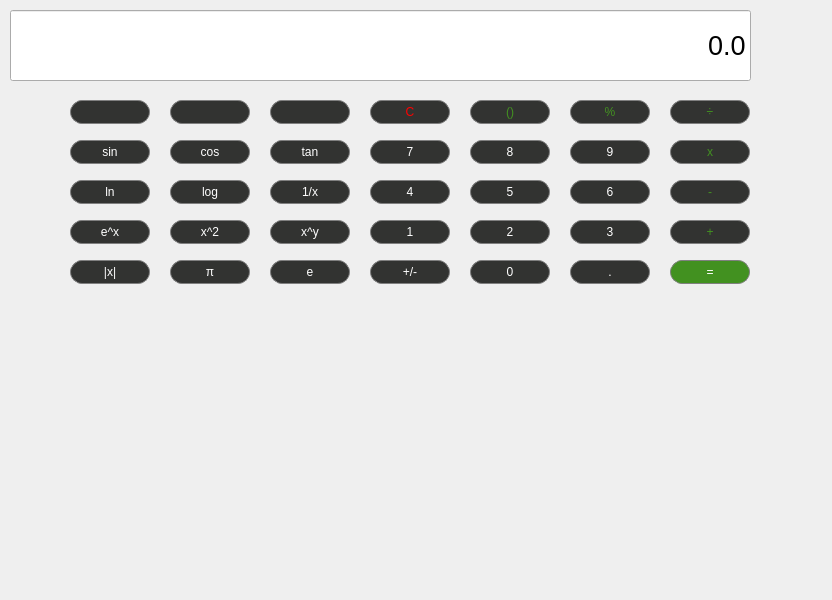
 <widget class="QMainWindow" name="Calculator">
  <property name="geometry">
   <rect>
    <x>0</x>
    <y>0</y>
    <width>832</width>
    <height>600</height>
   </rect>
  </property>
  <property name="windowTitle">
   <string>Calculator</string>
  </property>
  <widget class="QWidget" name="centralwidget">
   <widget class="QLineEdit" name="Display">
    <property name="geometry">
     <rect>
      <x>10</x>
      <y>10</y>
      <width>741</width>
      <height>71</height>
     </rect>
    </property>
    <property name="sizePolicy">
     <sizepolicy hsizetype="Preferred" vsizetype="Expanding">
      <horstretch>0</horstretch>
      <verstretch>0</verstretch>
     </sizepolicy>
    </property>
    <property name="font">
     <font>
      <pointsize>20</pointsize>
      <bold>false</bold>
     </font>
    </property>
    <property name="text">
     <string>0.0</string>
    </property>
    <property name="alignment">
     <set>Qt::AlignmentFlag::AlignRight|Qt::AlignmentFlag::AlignTrailing|Qt::AlignmentFlag::AlignVCenter</set>
    </property>
   </widget>
   <widget class="QPushButton" name="Multiply">
    <property name="geometry">
     <rect>
      <x>670</x>
      <y>140</y>
      <width>80</width>
      <height>24</height>
     </rect>
    </property>
    <property name="sizePolicy">
     <sizepolicy hsizetype="Preferred" vsizetype="Preferred">
      <horstretch>0</horstretch>
      <verstretch>0</verstretch>
     </sizepolicy>
    </property>
    <property name="styleSheet">
     <string notr="true">QPushButton {
	font: 700 11pt &quot;Segoe UI&quot;;
	background-color: #323331;
	border: 1px solid grey;
	border-radius: 12px;
	padding: 5px;
	color:#429120;
}

QPushButton:pressed {
	background-color: #7c7c7c;
	border: 1px solid grey;
	border-radius: 12px;
	padding: 5px;
	color: #429120;
}</string>
    </property>
    <property name="text">
     <string>x</string>
    </property>
   </widget>
   <widget class="QPushButton" name="ClearButton">
    <property name="geometry">
     <rect>
      <x>370</x>
      <y>100</y>
      <width>80</width>
      <height>24</height>
     </rect>
    </property>
    <property name="sizePolicy">
     <sizepolicy hsizetype="Preferred" vsizetype="Preferred">
      <horstretch>0</horstretch>
      <verstretch>0</verstretch>
     </sizepolicy>
    </property>
    <property name="styleSheet">
     <string notr="true">QPushButton {
	font: 700 10pt &quot;Segoe UI&quot;;
	background-color: #323331;
	border: 1px solid grey;
	border-radius: 12px;
	padding: 5px;
	color: red;
}

QPushButton:pressed {
	background-color: #7c7c7c;
	border: 1px solid grey;
	border-radius: 12px;
	padding: 5px;
	color: red;
}</string>
    </property>
    <property name="text">
     <string>C</string>
    </property>
   </widget>
   <widget class="QPushButton" name="Prentheseses">
    <property name="geometry">
     <rect>
      <x>470</x>
      <y>100</y>
      <width>80</width>
      <height>24</height>
     </rect>
    </property>
    <property name="sizePolicy">
     <sizepolicy hsizetype="Preferred" vsizetype="Preferred">
      <horstretch>0</horstretch>
      <verstretch>0</verstretch>
     </sizepolicy>
    </property>
    <property name="styleSheet">
     <string notr="true">QPushButton {
	font: 700 11pt &quot;Segoe UI&quot;;
	background-color: #323331;
	border: 1px solid grey;
	border-radius: 12px;
	padding: 1px;
	color:#429120;
}

QPushButton:pressed {
	background-color: #7c7c7c;
	border: 1px solid grey;
	border-radius: 12px;
	padding: 5px;
	color: #429120;
}</string>
    </property>
    <property name="text">
     <string>()</string>
    </property>
   </widget>
   <widget class="QPushButton" name="Percent">
    <property name="geometry">
     <rect>
      <x>570</x>
      <y>100</y>
      <width>80</width>
      <height>24</height>
     </rect>
    </property>
    <property name="sizePolicy">
     <sizepolicy hsizetype="Preferred" vsizetype="Preferred">
      <horstretch>0</horstretch>
      <verstretch>0</verstretch>
     </sizepolicy>
    </property>
    <property name="styleSheet">
     <string notr="true">QPushButton {
	font: 700 11pt &quot;Segoe UI&quot;;
	background-color: #323331;
	border: 1px solid grey;
	border-radius: 12px;
	padding: 2px;
	color:#429120;
}

QPushButton:pressed {
	background-color: #7c7c7c;
	border: 1px solid grey;
	border-radius: 12px;
	padding: 5px;
	color: #429120;
}</string>
    </property>
    <property name="text">
     <string>%</string>
    </property>
   </widget>
   <widget class="QPushButton" name="Divide">
    <property name="geometry">
     <rect>
      <x>670</x>
      <y>100</y>
      <width>80</width>
      <height>24</height>
     </rect>
    </property>
    <property name="sizePolicy">
     <sizepolicy hsizetype="Preferred" vsizetype="Preferred">
      <horstretch>0</horstretch>
      <verstretch>0</verstretch>
     </sizepolicy>
    </property>
    <property name="styleSheet">
     <string notr="true">QPushButton {
	font: 700 13pt &quot;Segoe UI&quot;;
	background-color: #323331;
	border: 1px solid grey;
	border-radius: 12px;
	padding: 1px;
	color:#429120;
}

QPushButton:pressed {
	background-color: #7c7c7c;
	border: 1px solid grey;
	border-radius: 12px;
	padding: 5px;
	color: #429120;
}</string>
    </property>
    <property name="text">
     <string>÷</string>
    </property>
   </widget>
   <widget class="QPushButton" name="Subtract">
    <property name="geometry">
     <rect>
      <x>670</x>
      <y>180</y>
      <width>80</width>
      <height>24</height>
     </rect>
    </property>
    <property name="sizePolicy">
     <sizepolicy hsizetype="Preferred" vsizetype="Preferred">
      <horstretch>0</horstretch>
      <verstretch>0</verstretch>
     </sizepolicy>
    </property>
    <property name="styleSheet">
     <string notr="true">QPushButton {
	font: 700 13pt &quot;Segoe UI&quot;;
	background-color: #323331;
	border: 1px solid grey;
	border-radius: 12px;
	padding: 5px;
	color:#429120;
}

QPushButton:pressed {
	background-color: #7c7c7c;
	border: 1px solid grey;
	border-radius: 12px;
	padding: 5px;
	color: #429120;
}</string>
    </property>
    <property name="text">
     <string>-</string>
    </property>
   </widget>
   <widget class="QPushButton" name="Add">
    <property name="geometry">
     <rect>
      <x>670</x>
      <y>220</y>
      <width>80</width>
      <height>24</height>
     </rect>
    </property>
    <property name="sizePolicy">
     <sizepolicy hsizetype="Preferred" vsizetype="Preferred">
      <horstretch>0</horstretch>
      <verstretch>0</verstretch>
     </sizepolicy>
    </property>
    <property name="styleSheet">
     <string notr="true">QPushButton {
	font: 700 13pt &quot;Segoe UI&quot;;
	background-color: #323331;
	border: 1px solid grey;
	border-radius: 12px;
	padding: 5px;
	color:#429120;
}

QPushButton:pressed {
	background-color: #7c7c7c;
	border: 1px solid grey;
	border-radius: 12px;
	padding: 5px;
	color: #429120;
}</string>
    </property>
    <property name="text">
     <string>+</string>
    </property>
   </widget>
   <widget class="QPushButton" name="Equals">
    <property name="geometry">
     <rect>
      <x>670</x>
      <y>260</y>
      <width>80</width>
      <height>24</height>
     </rect>
    </property>
    <property name="sizePolicy">
     <sizepolicy hsizetype="Preferred" vsizetype="Preferred">
      <horstretch>0</horstretch>
      <verstretch>0</verstretch>
     </sizepolicy>
    </property>
    <property name="styleSheet">
     <string notr="true">QPushButton {
	background-color: #429120;
	font: 700 13pt &quot;Segoe UI&quot;;
	border: 1px solid grey;
	border-radius: 12px;
	padding: 5px;
	color: white;
}

QPushButton:pressed {
	background-color: #57ba29;
	border: 1px solid grey;
	border-radius: 12px;
	padding: 5px;
	color: white;
}</string>
    </property>
    <property name="text">
     <string>=</string>
    </property>
   </widget>
   <widget class="QPushButton" name="Button8">
    <property name="geometry">
     <rect>
      <x>470</x>
      <y>140</y>
      <width>80</width>
      <height>24</height>
     </rect>
    </property>
    <property name="sizePolicy">
     <sizepolicy hsizetype="Preferred" vsizetype="Preferred">
      <horstretch>0</horstretch>
      <verstretch>0</verstretch>
     </sizepolicy>
    </property>
    <property name="styleSheet">
     <string notr="true">QPushButton {
	
	font: 700 10pt &quot;Segoe UI&quot;;
	background-color: #323331;
	border: 1px solid grey;
	border-radius: 12px;
	padding: 5px;
	color: white;
}

QPushButton:pressed {
	background-color: #7c7c7c;
	border: 1px solid grey;
	border-radius: 12px;
	padding: 5px;
	color: white;
}</string>
    </property>
    <property name="text">
     <string>8</string>
    </property>
   </widget>
   <widget class="QPushButton" name="Button9">
    <property name="geometry">
     <rect>
      <x>570</x>
      <y>140</y>
      <width>80</width>
      <height>24</height>
     </rect>
    </property>
    <property name="sizePolicy">
     <sizepolicy hsizetype="Preferred" vsizetype="Preferred">
      <horstretch>0</horstretch>
      <verstretch>0</verstretch>
     </sizepolicy>
    </property>
    <property name="styleSheet">
     <string notr="true">QPushButton {
	
	font: 700 10pt &quot;Segoe UI&quot;;
	background-color: #323331;
	border: 1px solid grey;
	border-radius: 12px;
	padding: 5px;
	color: white;
}

QPushButton:pressed {
	background-color: #7c7c7c;
	border: 1px solid grey;
	border-radius: 12px;
	padding: 5px;
	color: white;
}</string>
    </property>
    <property name="text">
     <string>9</string>
    </property>
   </widget>
   <widget class="QPushButton" name="Button7">
    <property name="geometry">
     <rect>
      <x>370</x>
      <y>140</y>
      <width>80</width>
      <height>24</height>
     </rect>
    </property>
    <property name="sizePolicy">
     <sizepolicy hsizetype="Preferred" vsizetype="Preferred">
      <horstretch>0</horstretch>
      <verstretch>0</verstretch>
     </sizepolicy>
    </property>
    <property name="styleSheet">
     <string notr="true">QPushButton {
	
	font: 700 10pt &quot;Segoe UI&quot;;
	background-color: #323331;
	border: 1px solid grey;
	border-radius: 12px;
	padding: 5px;
	color: white;
}

QPushButton:pressed {
	background-color: #7c7c7c;
	border: 1px solid grey;
	border-radius: 12px;
	padding: 5px;
	color: white;
}</string>
    </property>
    <property name="text">
     <string>7</string>
    </property>
   </widget>
   <widget class="QPushButton" name="Button5">
    <property name="geometry">
     <rect>
      <x>470</x>
      <y>180</y>
      <width>80</width>
      <height>24</height>
     </rect>
    </property>
    <property name="sizePolicy">
     <sizepolicy hsizetype="Preferred" vsizetype="Preferred">
      <horstretch>0</horstretch>
      <verstretch>0</verstretch>
     </sizepolicy>
    </property>
    <property name="styleSheet">
     <string notr="true">QPushButton {
	
	font: 700 10pt &quot;Segoe UI&quot;;
	background-color: #323331;
	border: 1px solid grey;
	border-radius: 12px;
	padding: 5px;
	color: white;
}

QPushButton:pressed {
	background-color: #7c7c7c;
	border: 1px solid grey;
	border-radius: 12px;
	padding: 5px;
	color: white;
}</string>
    </property>
    <property name="text">
     <string>5</string>
    </property>
   </widget>
   <widget class="QPushButton" name="Button6">
    <property name="geometry">
     <rect>
      <x>570</x>
      <y>180</y>
      <width>80</width>
      <height>24</height>
     </rect>
    </property>
    <property name="sizePolicy">
     <sizepolicy hsizetype="Preferred" vsizetype="Preferred">
      <horstretch>0</horstretch>
      <verstretch>0</verstretch>
     </sizepolicy>
    </property>
    <property name="styleSheet">
     <string notr="true">QPushButton {
	
	font: 700 10pt &quot;Segoe UI&quot;;
	background-color: #323331;
	border: 1px solid grey;
	border-radius: 12px;
	padding: 5px;
	color: white;
}

QPushButton:pressed {
	background-color: #7c7c7c;
	border: 1px solid grey;
	border-radius: 12px;
	padding: 5px;
	color: white;
}</string>
    </property>
    <property name="text">
     <string>6</string>
    </property>
   </widget>
   <widget class="QPushButton" name="Button4">
    <property name="geometry">
     <rect>
      <x>370</x>
      <y>180</y>
      <width>80</width>
      <height>24</height>
     </rect>
    </property>
    <property name="sizePolicy">
     <sizepolicy hsizetype="Preferred" vsizetype="Preferred">
      <horstretch>0</horstretch>
      <verstretch>0</verstretch>
     </sizepolicy>
    </property>
    <property name="styleSheet">
     <string notr="true">QPushButton {
	
	font: 700 10pt &quot;Segoe UI&quot;;
	background-color: #323331;
	border: 1px solid grey;
	border-radius: 12px;
	padding: 5px;
	color: white;
}

QPushButton:pressed {
	background-color: #7c7c7c;
	border: 1px solid grey;
	border-radius: 12px;
	padding: 5px;
	color: white;
}</string>
    </property>
    <property name="text">
     <string>4</string>
    </property>
   </widget>
   <widget class="QPushButton" name="Button2">
    <property name="geometry">
     <rect>
      <x>470</x>
      <y>220</y>
      <width>80</width>
      <height>24</height>
     </rect>
    </property>
    <property name="sizePolicy">
     <sizepolicy hsizetype="Preferred" vsizetype="Preferred">
      <horstretch>0</horstretch>
      <verstretch>0</verstretch>
     </sizepolicy>
    </property>
    <property name="styleSheet">
     <string notr="true">QPushButton {
	
	font: 700 10pt &quot;Segoe UI&quot;;
	background-color: #323331;
	border: 1px solid grey;
	border-radius: 12px;
	padding: 5px;
	color: white;
}

QPushButton:pressed {
	background-color: #7c7c7c;
	border: 1px solid grey;
	border-radius: 12px;
	padding: 5px;
	color: white;
}</string>
    </property>
    <property name="text">
     <string>2</string>
    </property>
   </widget>
   <widget class="QPushButton" name="Button3">
    <property name="geometry">
     <rect>
      <x>570</x>
      <y>220</y>
      <width>80</width>
      <height>24</height>
     </rect>
    </property>
    <property name="sizePolicy">
     <sizepolicy hsizetype="Preferred" vsizetype="Preferred">
      <horstretch>0</horstretch>
      <verstretch>0</verstretch>
     </sizepolicy>
    </property>
    <property name="styleSheet">
     <string notr="true">QPushButton {
	
	font: 700 10pt &quot;Segoe UI&quot;;
	background-color: #323331;
	border: 1px solid grey;
	border-radius: 12px;
	padding: 5px;
	color: white;
}

QPushButton:pressed {
	background-color: #7c7c7c;
	border: 1px solid grey;
	border-radius: 12px;
	padding: 5px;
	color: white;
}</string>
    </property>
    <property name="text">
     <string>3</string>
    </property>
   </widget>
   <widget class="QPushButton" name="Button1">
    <property name="geometry">
     <rect>
      <x>370</x>
      <y>220</y>
      <width>80</width>
      <height>24</height>
     </rect>
    </property>
    <property name="sizePolicy">
     <sizepolicy hsizetype="Preferred" vsizetype="Preferred">
      <horstretch>0</horstretch>
      <verstretch>0</verstretch>
     </sizepolicy>
    </property>
    <property name="styleSheet">
     <string notr="true">QPushButton {
	
	font: 700 10pt &quot;Segoe UI&quot;;
	background-color: #323331;
	border: 1px solid grey;
	border-radius: 12px;
	padding: 5px;
	color: white;
}

QPushButton:pressed {
	background-color: #7c7c7c;
	border: 1px solid grey;
	border-radius: 12px;
	padding: 5px;
	color: white;
}</string>
    </property>
    <property name="text">
     <string>1</string>
    </property>
   </widget>
   <widget class="QPushButton" name="Button0">
    <property name="geometry">
     <rect>
      <x>470</x>
      <y>260</y>
      <width>80</width>
      <height>24</height>
     </rect>
    </property>
    <property name="sizePolicy">
     <sizepolicy hsizetype="Preferred" vsizetype="Preferred">
      <horstretch>0</horstretch>
      <verstretch>0</verstretch>
     </sizepolicy>
    </property>
    <property name="styleSheet">
     <string notr="true">QPushButton {
	
	font: 700 10pt &quot;Segoe UI&quot;;
	background-color: #323331;
	border: 1px solid grey;
	border-radius: 12px;
	padding: 5px;
	color: white;
}

QPushButton:pressed {
	background-color: #7c7c7c;
	border: 1px solid grey;
	border-radius: 12px;
	padding: 5px;
	color: white;
}</string>
    </property>
    <property name="text">
     <string>0</string>
    </property>
   </widget>
   <widget class="QPushButton" name="DecimalButton">
    <property name="geometry">
     <rect>
      <x>570</x>
      <y>260</y>
      <width>80</width>
      <height>24</height>
     </rect>
    </property>
    <property name="sizePolicy">
     <sizepolicy hsizetype="Preferred" vsizetype="Preferred">
      <horstretch>0</horstretch>
      <verstretch>0</verstretch>
     </sizepolicy>
    </property>
    <property name="styleSheet">
     <string notr="true">QPushButton {
	
	font: 700 10pt &quot;Segoe UI&quot;;
	background-color: #323331;
	border: 1px solid grey;
	border-radius: 12px;
	padding: 5px;
	color: white;
}

QPushButton:pressed {
	background-color: #7c7c7c;
	border: 1px solid grey;
	border-radius: 12px;
	padding: 5px;
	color: white;
}</string>
    </property>
    <property name="text">
     <string>.</string>
    </property>
   </widget>
   <widget class="QPushButton" name="ChangeSign">
    <property name="geometry">
     <rect>
      <x>370</x>
      <y>260</y>
      <width>80</width>
      <height>24</height>
     </rect>
    </property>
    <property name="sizePolicy">
     <sizepolicy hsizetype="Preferred" vsizetype="Preferred">
      <horstretch>0</horstretch>
      <verstretch>0</verstretch>
     </sizepolicy>
    </property>
    <property name="styleSheet">
     <string notr="true">QPushButton {
	
	font: 700 11pt &quot;Segoe UI&quot;;
	background-color: #323331;
	border: 1px solid grey;
	border-radius: 12px;
	padding: 3px;
	color: white;
}

QPushButton:pressed {
	background-color: #7c7c7c;
	border: 1px solid grey;
	border-radius: 12px;
	padding: 5px;
	color: white;
}</string>
    </property>
    <property name="text">
     <string>+/-</string>
    </property>
   </widget>
   <widget class="QPushButton" name="pushButton_21">
    <property name="enabled">
     <bool>true</bool>
    </property>
    <property name="geometry">
     <rect>
      <x>680</x>
      <y>50</y>
      <width>80</width>
      <height>24</height>
     </rect>
    </property>
    <property name="sizePolicy">
     <sizepolicy hsizetype="Preferred" vsizetype="Preferred">
      <horstretch>0</horstretch>
      <verstretch>0</verstretch>
     </sizepolicy>
    </property>
    <property name="cursor">
     <cursorShape>PointingHandCursor</cursorShape>
    </property>
    <property name="mouseTracking">
     <bool>false</bool>
    </property>
    <property name="acceptDrops">
     <bool>false</bool>
    </property>
    <property name="autoFillBackground">
     <bool>false</bool>
    </property>
    <property name="styleSheet">
     <string notr="true"/>
    </property>
    <property name="text">
     <string/>
    </property>
    <property name="icon">
     <iconset>
      <normaloff>../../../../../../Downloads/backspace_29dp_57BA29_FILL0_wght400_GRAD0_opsz24.svg</normaloff>../../../../../../Downloads/backspace_29dp_57BA29_FILL0_wght400_GRAD0_opsz24.svg</iconset>
    </property>
    <property name="iconSize">
     <size>
      <width>18</width>
      <height>18</height>
     </size>
    </property>
    <property name="checkable">
     <bool>false</bool>
    </property>
    <property name="default">
     <bool>false</bool>
    </property>
    <property name="flat">
     <bool>true</bool>
    </property>
   </widget>
   <widget class="QPushButton" name="pushButton_22">
    <property name="geometry">
     <rect>
      <x>170</x>
      <y>140</y>
      <width>80</width>
      <height>24</height>
     </rect>
    </property>
    <property name="sizePolicy">
     <sizepolicy hsizetype="Preferred" vsizetype="Preferred">
      <horstretch>0</horstretch>
      <verstretch>0</verstretch>
     </sizepolicy>
    </property>
    <property name="styleSheet">
     <string notr="true">QPushButton {
	
	font: 700 10pt &quot;Segoe UI&quot;;
	background-color: #323331;
	border: 1px solid grey;
	border-radius: 12px;
	padding: 5px;
	color: white;
}

QPushButton:pressed {
	background-color: #7c7c7c;
	border: 1px solid grey;
	border-radius: 12px;
	padding: 5px;
	color: white;
}</string>
    </property>
    <property name="text">
     <string>cos</string>
    </property>
   </widget>
   <widget class="QPushButton" name="pushButton_23">
    <property name="geometry">
     <rect>
      <x>270</x>
      <y>140</y>
      <width>80</width>
      <height>24</height>
     </rect>
    </property>
    <property name="sizePolicy">
     <sizepolicy hsizetype="Preferred" vsizetype="Preferred">
      <horstretch>0</horstretch>
      <verstretch>0</verstretch>
     </sizepolicy>
    </property>
    <property name="styleSheet">
     <string notr="true">QPushButton {
	
	font: 700 10pt &quot;Segoe UI&quot;;
	background-color: #323331;
	border: 1px solid grey;
	border-radius: 12px;
	padding: 5px;
	color: white;
}

QPushButton:pressed {
	background-color: #7c7c7c;
	border: 1px solid grey;
	border-radius: 12px;
	padding: 5px;
	color: white;
}</string>
    </property>
    <property name="text">
     <string>tan</string>
    </property>
   </widget>
   <widget class="QPushButton" name="pushButton_24">
    <property name="geometry">
     <rect>
      <x>70</x>
      <y>260</y>
      <width>80</width>
      <height>24</height>
     </rect>
    </property>
    <property name="sizePolicy">
     <sizepolicy hsizetype="Preferred" vsizetype="Preferred">
      <horstretch>0</horstretch>
      <verstretch>0</verstretch>
     </sizepolicy>
    </property>
    <property name="styleSheet">
     <string notr="true">QPushButton {
	
	font: 700 11pt &quot;Segoe UI&quot;;
	background-color: #323331;
	border: 1px solid grey;
	border-radius: 12px;
	padding: 3px;
	color: white;
}

QPushButton:pressed {
	background-color: #7c7c7c;
	border: 1px solid grey;
	border-radius: 12px;
	padding: 5px;
	color: white;
}</string>
    </property>
    <property name="text">
     <string>|x|</string>
    </property>
   </widget>
   <widget class="QPushButton" name="pushButton_25">
    <property name="geometry">
     <rect>
      <x>170</x>
      <y>260</y>
      <width>80</width>
      <height>24</height>
     </rect>
    </property>
    <property name="sizePolicy">
     <sizepolicy hsizetype="Preferred" vsizetype="Preferred">
      <horstretch>0</horstretch>
      <verstretch>0</verstretch>
     </sizepolicy>
    </property>
    <property name="styleSheet">
     <string notr="true">QPushButton {
	
	font: 700 10pt &quot;Segoe UI&quot;;
	background-color: #323331;
	border: 1px solid grey;
	border-radius: 12px;
	padding: 5px;
	color: white;
}

QPushButton:pressed {
	background-color: #7c7c7c;
	border: 1px solid grey;
	border-radius: 12px;
	padding: 5px;
	color: white;
}</string>
    </property>
    <property name="text">
     <string>π</string>
    </property>
   </widget>
   <widget class="QPushButton" name="pushButton_26">
    <property name="geometry">
     <rect>
      <x>270</x>
      <y>220</y>
      <width>80</width>
      <height>24</height>
     </rect>
    </property>
    <property name="sizePolicy">
     <sizepolicy hsizetype="Preferred" vsizetype="Preferred">
      <horstretch>0</horstretch>
      <verstretch>0</verstretch>
     </sizepolicy>
    </property>
    <property name="styleSheet">
     <string notr="true">QPushButton {
	
	font: 700 10pt &quot;Segoe UI&quot;;
	background-color: #323331;
	border: 1px solid grey;
	border-radius: 12px;
	padding: 1px;
	color: white;
}

QPushButton:pressed {
	background-color: #7c7c7c;
	border: 1px solid grey;
	border-radius: 12px;
	padding: 5px;
	color: white;
}</string>
    </property>
    <property name="text">
     <string>x^y</string>
    </property>
   </widget>
   <widget class="QPushButton" name="pushButton_27">
    <property name="geometry">
     <rect>
      <x>270</x>
      <y>260</y>
      <width>80</width>
      <height>24</height>
     </rect>
    </property>
    <property name="sizePolicy">
     <sizepolicy hsizetype="Preferred" vsizetype="Preferred">
      <horstretch>0</horstretch>
      <verstretch>0</verstretch>
     </sizepolicy>
    </property>
    <property name="styleSheet">
     <string notr="true">QPushButton {
	
	font: 700 10pt &quot;Segoe UI&quot;;
	background-color: #323331;
	border: 1px solid grey;
	border-radius: 12px;
	padding: 5px;
	color: white;
}

QPushButton:pressed {
	background-color: #7c7c7c;
	border: 1px solid grey;
	border-radius: 12px;
	padding: 5px;
	color: white;
}</string>
    </property>
    <property name="text">
     <string>e</string>
    </property>
   </widget>
   <widget class="QPushButton" name="pushButton_28">
    <property name="geometry">
     <rect>
      <x>270</x>
      <y>180</y>
      <width>80</width>
      <height>24</height>
     </rect>
    </property>
    <property name="sizePolicy">
     <sizepolicy hsizetype="Preferred" vsizetype="Preferred">
      <horstretch>0</horstretch>
      <verstretch>0</verstretch>
     </sizepolicy>
    </property>
    <property name="styleSheet">
     <string notr="true">QPushButton {
	
	font: 700 10pt &quot;Segoe UI&quot;;
	background-color: #323331;
	border: 1px solid grey;
	border-radius: 12px;
	padding: 5px;
	color: white;
}

QPushButton:pressed {
	background-color: #7c7c7c;
	border: 1px solid grey;
	border-radius: 12px;
	padding: 5px;
	color: white;
}</string>
    </property>
    <property name="text">
     <string>1/x</string>
    </property>
   </widget>
   <widget class="QPushButton" name="pushButton_29">
    <property name="geometry">
     <rect>
      <x>70</x>
      <y>180</y>
      <width>80</width>
      <height>24</height>
     </rect>
    </property>
    <property name="sizePolicy">
     <sizepolicy hsizetype="Preferred" vsizetype="Preferred">
      <horstretch>0</horstretch>
      <verstretch>0</verstretch>
     </sizepolicy>
    </property>
    <property name="styleSheet">
     <string notr="true">QPushButton {
	
	font: 700 10pt &quot;Segoe UI&quot;;
	background-color: #323331;
	border: 1px solid grey;
	border-radius: 12px;
	padding: 5px;
	color: white;
}

QPushButton:pressed {
	background-color: #7c7c7c;
	border: 1px solid grey;
	border-radius: 12px;
	padding: 5px;
	color: white;
}</string>
    </property>
    <property name="text">
     <string>ln</string>
    </property>
   </widget>
   <widget class="QPushButton" name="pushButton_30">
    <property name="geometry">
     <rect>
      <x>70</x>
      <y>220</y>
      <width>80</width>
      <height>24</height>
     </rect>
    </property>
    <property name="sizePolicy">
     <sizepolicy hsizetype="Preferred" vsizetype="Preferred">
      <horstretch>0</horstretch>
      <verstretch>0</verstretch>
     </sizepolicy>
    </property>
    <property name="styleSheet">
     <string notr="true">QPushButton {
	
	font: 700 10pt &quot;Segoe UI&quot;;
	background-color: #323331;
	border: 1px solid grey;
	border-radius: 12px;
	padding: 5px;
	color: white;
}

QPushButton:pressed {
	background-color: #7c7c7c;
	border: 1px solid grey;
	border-radius: 12px;
	padding: 5px;
	color: white;
}</string>
    </property>
    <property name="text">
     <string>e^x</string>
    </property>
    <property name="autoDefault">
     <bool>false</bool>
    </property>
    <property name="default">
     <bool>false</bool>
    </property>
    <property name="flat">
     <bool>false</bool>
    </property>
   </widget>
   <widget class="QPushButton" name="pushButton_31">
    <property name="geometry">
     <rect>
      <x>170</x>
      <y>220</y>
      <width>80</width>
      <height>24</height>
     </rect>
    </property>
    <property name="sizePolicy">
     <sizepolicy hsizetype="Preferred" vsizetype="Preferred">
      <horstretch>0</horstretch>
      <verstretch>0</verstretch>
     </sizepolicy>
    </property>
    <property name="styleSheet">
     <string notr="true">QPushButton {
	
	font: 700 10pt &quot;Segoe UI&quot;;
	background-color: #323331;
	border: 1px solid grey;
	border-radius: 12px;
	padding: 5px;
	color: white;
}

QPushButton:pressed {
	background-color: #7c7c7c;
	border: 1px solid grey;
	border-radius: 12px;
	padding: 5px;
	color: white;
}</string>
    </property>
    <property name="text">
     <string>x^2</string>
    </property>
   </widget>
   <widget class="QPushButton" name="pushButton_32">
    <property name="geometry">
     <rect>
      <x>70</x>
      <y>140</y>
      <width>80</width>
      <height>24</height>
     </rect>
    </property>
    <property name="sizePolicy">
     <sizepolicy hsizetype="Preferred" vsizetype="Preferred">
      <horstretch>0</horstretch>
      <verstretch>0</verstretch>
     </sizepolicy>
    </property>
    <property name="styleSheet">
     <string notr="true">QPushButton {
	
	font: 700 10pt &quot;Segoe UI&quot;;
	background-color: #323331;
	border: 1px solid grey;
	border-radius: 12px;
	padding: 5px;
	color: white;
}

QPushButton:pressed {
	background-color: #7c7c7c;
	border: 1px solid grey;
	border-radius: 12px;
	padding: 5px;
	color: white;
}</string>
    </property>
    <property name="text">
     <string>sin</string>
    </property>
   </widget>
   <widget class="QPushButton" name="pushButton_33">
    <property name="geometry">
     <rect>
      <x>170</x>
      <y>180</y>
      <width>80</width>
      <height>24</height>
     </rect>
    </property>
    <property name="sizePolicy">
     <sizepolicy hsizetype="Preferred" vsizetype="Preferred">
      <horstretch>0</horstretch>
      <verstretch>0</verstretch>
     </sizepolicy>
    </property>
    <property name="styleSheet">
     <string notr="true">QPushButton {
	
	font: 700 10pt &quot;Segoe UI&quot;;
	background-color: #323331;
	border: 1px solid grey;
	border-radius: 12px;
	padding: 1px;
	color: white;
}

QPushButton:pressed {
	background-color: #7c7c7c;
	border: 1px solid grey;
	border-radius: 12px;
	padding: 5px;
	color: white;
}</string>
    </property>
    <property name="text">
     <string>log</string>
    </property>
   </widget>
   <widget class="QPushButton" name="pushButton_34">
    <property name="geometry">
     <rect>
      <x>70</x>
      <y>100</y>
      <width>80</width>
      <height>24</height>
     </rect>
    </property>
    <property name="sizePolicy">
     <sizepolicy hsizetype="Preferred" vsizetype="Preferred">
      <horstretch>0</horstretch>
      <verstretch>0</verstretch>
     </sizepolicy>
    </property>
    <property name="styleSheet">
     <string notr="true">QPushButton {
	
	font: 700 10pt &quot;Segoe UI&quot;;
	background-color: #323331;
	border: 1px solid grey;
	border-radius: 12px;
	padding: 5px;
	color: white;
}

QPushButton:pressed {
	background-color: #7c7c7c;
	border: 1px solid grey;
	border-radius: 12px;
	padding: 5px;
	color: white;
}</string>
    </property>
    <property name="text">
     <string/>
    </property>
    <property name="icon">
     <iconset theme="QIcon::ThemeIcon::DocumentOpenRecent"/>
    </property>
   </widget>
   <widget class="QPushButton" name="pushButton_35">
    <property name="geometry">
     <rect>
      <x>270</x>
      <y>100</y>
      <width>80</width>
      <height>24</height>
     </rect>
    </property>
    <property name="sizePolicy">
     <sizepolicy hsizetype="Preferred" vsizetype="Preferred">
      <horstretch>0</horstretch>
      <verstretch>0</verstretch>
     </sizepolicy>
    </property>
    <property name="styleSheet">
     <string notr="true">QPushButton {
	
	font: 700 10pt &quot;Segoe UI&quot;;
	background-color: #323331;
	border: 1px solid grey;
	border-radius: 12px;
	padding: 5px;
	color: white;
}

QPushButton:pressed {
	background-color: #7c7c7c;
	border: 1px solid grey;
	border-radius: 12px;
	padding: 5px;
	color: white;
}</string>
    </property>
    <property name="text">
     <string/>
    </property>
    <property name="icon">
     <iconset>
      <normaloff>../../../../../../Downloads/icons8-square-root-50 (1).png</normaloff>../../../../../../Downloads/icons8-square-root-50 (1).png</iconset>
    </property>
    <property name="checkable">
     <bool>false</bool>
    </property>
    <property name="checked">
     <bool>false</bool>
    </property>
    <property name="autoExclusive">
     <bool>false</bool>
    </property>
    <property name="flat">
     <bool>false</bool>
    </property>
   </widget>
   <widget class="QPushButton" name="pushButton_36">
    <property name="geometry">
     <rect>
      <x>170</x>
      <y>100</y>
      <width>80</width>
      <height>24</height>
     </rect>
    </property>
    <property name="sizePolicy">
     <sizepolicy hsizetype="Preferred" vsizetype="Preferred">
      <horstretch>0</horstretch>
      <verstretch>0</verstretch>
     </sizepolicy>
    </property>
    <property name="styleSheet">
     <string notr="true">QPushButton {
	
	font: 700 10pt &quot;Segoe UI&quot;;
	background-color: #323331;
	border: 1px solid grey;
	border-radius: 12px;
	padding: 5px;
	color: white;
}

QPushButton:pressed {
	background-color: #7c7c7c;
	border: 1px solid grey;
	border-radius: 12px;
	padding: 5px;
	color: white;
}</string>
    </property>
    <property name="text">
     <string/>
    </property>
    <property name="icon">
     <iconset theme="QIcon::ThemeIcon::EditCopy"/>
    </property>
   </widget>
  </widget>
 </widget>
